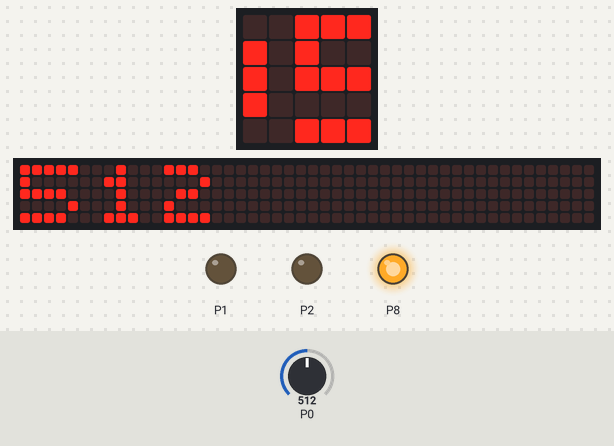
This program was run on a simulated BBC micro:bit (MakeCode). On the bench: the board's 5×5 LED display, a strip that is not on the board, showing the scrolling text unrolled, output pins drawn as LEDs (lit = HIGH). Inputs (shaded band) come from the test bench; at power-on: P0 = 512 (analog values on the 0–1023 scale). The 48×5 strip is a reading aid, not a part: it shows the text the display is scrolling, unrolled, one strip-width of it at a time.

Above: at 1.3 s.
1.4 s: P0 set to 0
At 5.1 s:
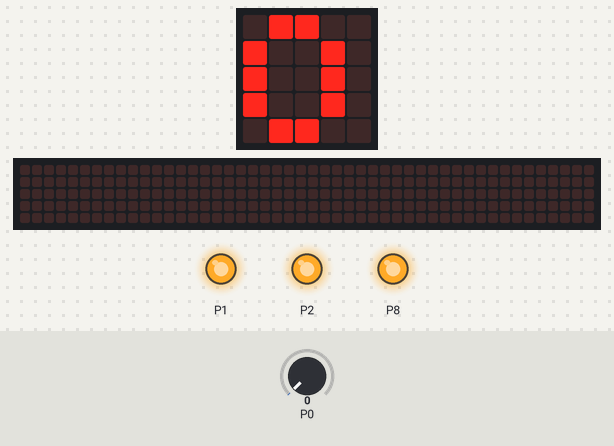
6.1 s: P0 set to 140
At 10.07 s:
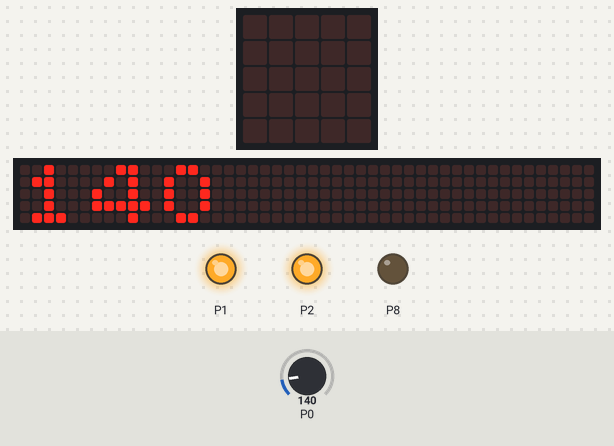
10.8 s: P0 set to 210
At 14.01 s:
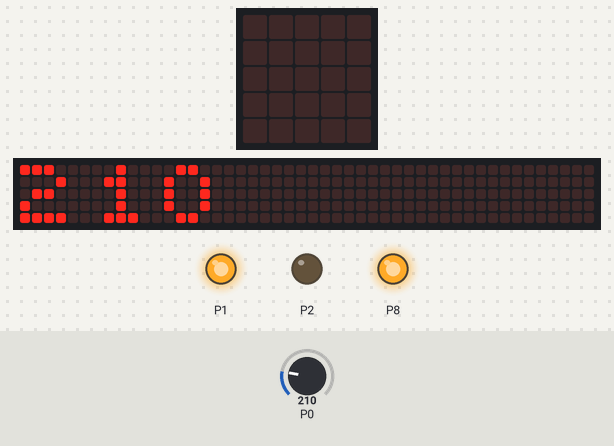
15.7 s: P0 set to 610
At 17.63 s:
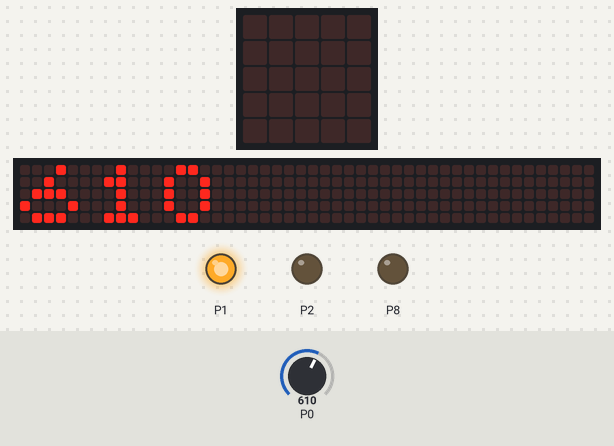
20.4 s: P0 set to 590
At 24.56 s:
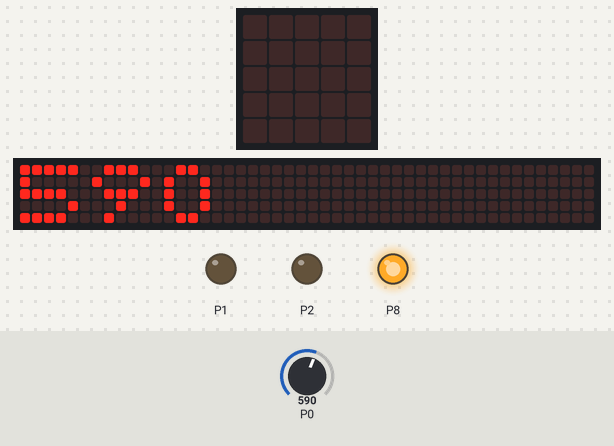
Timing chart, 0 to 26.1 s (numbered marks = the images above; inputs shaded):
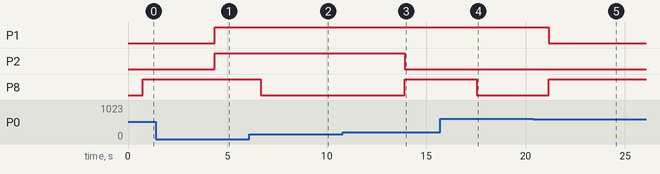

The program:

main.ts
```typescript
let intensité = 0
function green () {
    pins.digitalWritePin(DigitalPin.P1, 1)
    pins.digitalWritePin(DigitalPin.P2, 1)
    pins.digitalWritePin(DigitalPin.P8, 0)
}
function PURPO () {
    pins.digitalWritePin(DigitalPin.P1, 1)
    pins.digitalWritePin(DigitalPin.P2, 0)
    pins.digitalWritePin(DigitalPin.P8, 1)
}
function blaNBS46I () {
    pins.digitalWritePin(DigitalPin.P1, 1)
    pins.digitalWritePin(DigitalPin.P2, 1)
    pins.digitalWritePin(DigitalPin.P8, 1)
}
function blue () {
    pins.digitalWritePin(DigitalPin.P1, 0)
    pins.digitalWritePin(DigitalPin.P2, 0)
    pins.digitalWritePin(DigitalPin.P8, 1)
}
function red () {
    pins.digitalWritePin(DigitalPin.P1, 1)
    pins.digitalWritePin(DigitalPin.P2, 0)
    pins.digitalWritePin(DigitalPin.P8, 0)
}
basic.forever(function () {
    basic.showNumber(intensité)
    intensité = pins.analogReadPin(AnalogPin.P0)
    if (intensité <= 800 && intensité > 600) {
        red()
    } else if (intensité <= 600 && intensité > 400) {
        blue()
    } else if (intensité <= 400 && intensité > 200) {
        PURPO()
    } else if (intensité <= 200 && intensité >= 130) {
        green()
    } else {
        blaNBS46I()
    }
})
```

test.ts
```typescript
// les tests vont ici ; cela ne sera pas compilé si ce paquet est utilisé en tant qu'extension.
```

Measured:
- after the input at 1.4 s, P1, P2: LOW → HIGH after 3.0 s
- after the input at 6.1 s, P8: HIGH → LOW after 0.58 s; the display: first changes after 0.60 s (image 2 shows a later state)
- after the input at 10.8 s, P2: HIGH → LOW after 3.1 s; P8: LOW → HIGH after 3.1 s
- after the input at 15.7 s, P8: HIGH → LOW after 1.8 s
- after the input at 20.4 s, P1: HIGH → LOW after 0.76 s; P8: LOW → HIGH after 0.76 s
- what the display in image 2 shows lasts 0.4 s, from 9.9 s to 10.3 s
